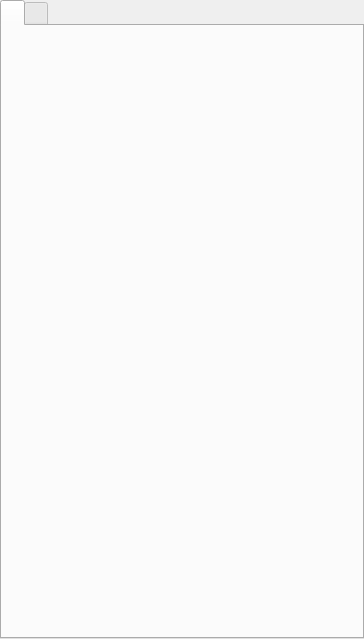
<?xml version="1.0" encoding="UTF-8"?>
<ui version="4.0" stdsetdef="1">
  <author></author>
  <comment></comment>
  <exportmacro></exportmacro>
  <class>FileViewLayout</class>
  <widget class="QWidget" name="FileViewLayout">
    <property name="geometry">
      <rect>
        <x>0</x>
        <y>0</y>
        <width>364</width>
        <height>639</height>
      </rect>
    </property>
    <property name="windowTitle">
      <string>Form1</string>
    </property>
    <layout class="QVBoxLayout">
      <property name="margin">
        <number>0</number>
      </property>
      <property name="spacing">
        <number>0</number>
      </property>
      <item>
        <widget class="QTabWidget" name="m_pTabWidget">
          <property name="toolTip" stdset="0">
            <string/>
          </property>
          <widget class="QWidget" name="tab">
            <attribute name="title">
              <string/>
            </attribute>
            <layout class="QVBoxLayout">
              <property name="margin">
                <number>0</number>
              </property>
              <property name="spacing">
                <number>0</number>
              </property>
              <item>
                <widget class="FileList" name="m_pFileList">
                  <property name="toolTip" stdset="0">
                    <string>Project File List</string>
                  </property>
                </widget>
              </item>
            </layout>
          </widget>
          <widget class="QWidget" name="tab">
            <attribute name="title">
              <string/>
            </attribute>
            <layout class="QVBoxLayout">
              <property name="margin">
                <number>0</number>
              </property>
              <property name="spacing">
                <number>0</number>
              </property>
              <item>
                <widget class="KFileTreeView" name="m_pFileTree">
                  <property name="toolTip" stdset="0">
                    <string>File Tree</string>
                  </property>
                </widget>
              </item>
            </layout>
          </widget>
        </widget>
      </item>
    </layout>
  </widget>
  <layoutdefault spacing="6" margin="11"/>
  <customwidgets>
    <customwidget>
      <class>FileList</class>
      <extends>QWidget</extends>
      <header location="local">filelist.h</header>
      <sizehint>
        <width>-1</width>
        <height>-1</height>
      </sizehint>
      <container>0</container>
      <sizepolicy>
        <hordata>7</hordata>
        <verdata>7</verdata>
      </sizepolicy>
      <pixmap>image0</pixmap>
    </customwidget>
    <customwidget>
      <class>KFileTreeView</class>
      <extends>QWidget</extends>
      <header location="global">kfiletreeview.h</header>
      <sizehint>
        <width>-1</width>
        <height>-1</height>
      </sizehint>
      <container>0</container>
      <sizepolicy>
        <hordata>7</hordata>
        <verdata>7</verdata>
      </sizepolicy>
      <pixmap>image0</pixmap>
    </customwidget>
  </customwidgets>
  <includes>
    <include location="local">filelist.h</include>
    <include location="local">kfiletreeview.h</include>
  </includes>
</ui>
